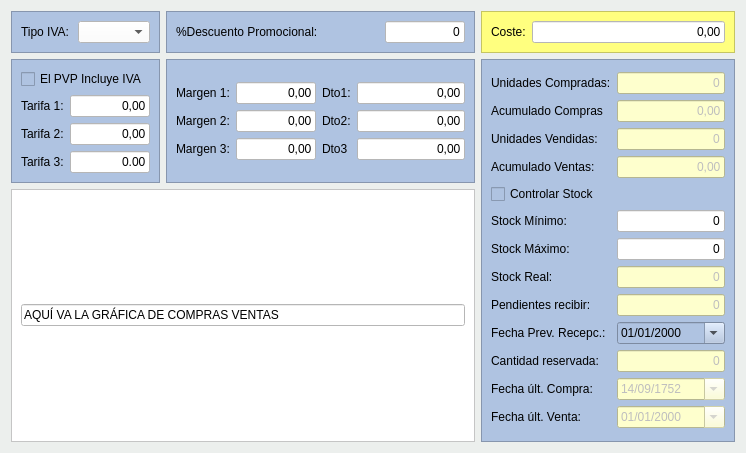
        <widget class="QWidget" name="tab_4">
         <property name="styleSheet">
          <string notr="true">background-color: #ecefed;</string>
         </property>
         <attribute name="title">
          <string>Tarifas/Almacén</string>
         </attribute>
         <layout class="QGridLayout" name="gridLayout_16">
          <item row="0" column="1">
           <widget class="QFrame" name="frame_5">
            <property name="styleSheet">
             <string notr="true">background-color: rgb(175,195,225);</string>
            </property>
            <property name="frameShape">
             <enum>QFrame::StyledPanel</enum>
            </property>
            <property name="frameShadow">
             <enum>QFrame::Raised</enum>
            </property>
            <layout class="QHBoxLayout" name="horizontalLayout_9">
             <item>
              <layout class="QHBoxLayout" name="horizontalLayout_2">
               <item>
                <widget class="QLabel" name="label_20">
                 <property name="text">
                  <string>%Descuento Promocional:</string>
                 </property>
                </widget>
               </item>
               <item>
                <widget class="QLineEdit" name="txtrDto">
                 <property name="maximumSize">
                  <size>
                   <width>80</width>
                   <height>16777215</height>
                  </size>
                 </property>
                 <property name="styleSheet">
                  <string notr="true">background-color: rgb(255, 255, 255);</string>
                 </property>
                 <property name="text">
                  <string>0</string>
                 </property>
                 <property name="alignment">
                  <set>Qt::AlignRight|Qt::AlignTrailing|Qt::AlignVCenter</set>
                 </property>
                </widget>
               </item>
              </layout>
             </item>
            </layout>
           </widget>
          </item>
          <item row="0" column="2">
           <widget class="QFrame" name="frame_7">
            <property name="minimumSize">
             <size>
              <width>233</width>
              <height>0</height>
             </size>
            </property>
            <property name="maximumSize">
             <size>
              <width>16777215</width>
              <height>60</height>
             </size>
            </property>
            <property name="autoFillBackground">
             <bool>false</bool>
            </property>
            <property name="styleSheet">
             <string notr="true">
background-color: rgb(255, 255, 127);</string>
            </property>
            <property name="frameShape">
             <enum>QFrame::StyledPanel</enum>
            </property>
            <property name="frameShadow">
             <enum>QFrame::Raised</enum>
            </property>
            <layout class="QHBoxLayout" name="horizontalLayout_8">
             <item>
              <widget class="QLabel" name="label_14">
               <property name="autoFillBackground">
                <bool>false</bool>
               </property>
               <property name="styleSheet">
                <string notr="true"/>
               </property>
               <property name="text">
                <string>Coste:</string>
               </property>
              </widget>
             </item>
             <item>
              <widget class="QLineEdit" name="txtrCoste">
               <property name="styleSheet">
                <string notr="true">background-color: rgb(255, 255, 255);</string>
               </property>
               <property name="text">
                <string>0,00</string>
               </property>
               <property name="alignment">
                <set>Qt::AlignRight|Qt::AlignTrailing|Qt::AlignVCenter</set>
               </property>
              </widget>
             </item>
            </layout>
           </widget>
          </item>
          <item row="1" column="0">
           <widget class="QFrame" name="frame_6">
            <property name="styleSheet">
             <string notr="true">background-color: rgb(175,195,225);</string>
            </property>
            <property name="frameShape">
             <enum>QFrame::StyledPanel</enum>
            </property>
            <property name="frameShadow">
             <enum>QFrame::Raised</enum>
            </property>
            <layout class="QGridLayout" name="gridLayout_18">
             <item row="0" column="0">
              <layout class="QGridLayout" name="gridLayout">
               <item row="1" column="0">
                <widget class="QLabel" name="label_21">
                 <property name="text">
                  <string>Tarifa 1:</string>
                 </property>
                </widget>
               </item>
               <item row="1" column="1">
                <widget class="QLineEdit" name="txtrTarifa1_2">
                 <property name="maximumSize">
                  <size>
                   <width>80</width>
                   <height>16777215</height>
                  </size>
                 </property>
                 <property name="styleSheet">
                  <string notr="true">background-color: rgb(255, 255, 255);</string>
                 </property>
                 <property name="text">
                  <string>0,00</string>
                 </property>
                 <property name="alignment">
                  <set>Qt::AlignRight|Qt::AlignTrailing|Qt::AlignVCenter</set>
                 </property>
                </widget>
               </item>
               <item row="2" column="0">
                <widget class="QLabel" name="label_22">
                 <property name="text">
                  <string>Tarifa 2:</string>
                 </property>
                </widget>
               </item>
               <item row="2" column="1">
                <widget class="QLineEdit" name="txtrTarifa2">
                 <property name="maximumSize">
                  <size>
                   <width>80</width>
                   <height>16777215</height>
                  </size>
                 </property>
                 <property name="styleSheet">
                  <string notr="true">background-color: rgb(255, 255, 255);</string>
                 </property>
                 <property name="text">
                  <string>0,00</string>
                 </property>
                 <property name="alignment">
                  <set>Qt::AlignRight|Qt::AlignTrailing|Qt::AlignVCenter</set>
                 </property>
                </widget>
               </item>
               <item row="3" column="0">
                <widget class="QLabel" name="label_23">
                 <property name="text">
                  <string>Tarifa 3:</string>
                 </property>
                </widget>
               </item>
               <item row="3" column="1">
                <widget class="QLineEdit" name="txtrTarifa3">
                 <property name="maximumSize">
                  <size>
                   <width>80</width>
                   <height>16777215</height>
                  </size>
                 </property>
                 <property name="styleSheet">
                  <string notr="true">background-color: rgb(255, 255, 255);</string>
                 </property>
                 <property name="text">
                  <string>0.00</string>
                 </property>
                 <property name="alignment">
                  <set>Qt::AlignRight|Qt::AlignTrailing|Qt::AlignVCenter</set>
                 </property>
                </widget>
               </item>
               <item row="0" column="0" colspan="2">
                <widget class="QCheckBox" name="chklPvpIncluyeIva">
                 <property name="toolTip">
                  <string>Marcar si el PVP lleva el IVA incluido.</string>
                 </property>
                 <property name="text">
                  <string>El PVP Incluye IVA</string>
                 </property>
                </widget>
               </item>
              </layout>
             </item>
            </layout>
           </widget>
          </item>
          <item row="1" column="1">
           <widget class="QFrame" name="frame_8">
            <property name="styleSheet">
             <string notr="true">background-color: rgb(175,195,225);</string>
            </property>
            <property name="frameShape">
             <enum>QFrame::StyledPanel</enum>
            </property>
            <property name="frameShadow">
             <enum>QFrame::Raised</enum>
            </property>
            <layout class="QGridLayout" name="gridLayout_17">
             <item row="0" column="0">
              <layout class="QGridLayout" name="gridLayout_2">
               <item row="0" column="0">
                <widget class="QLabel" name="label_24">
                 <property name="text">
                  <string>Margen 1:</string>
                 </property>
                </widget>
               </item>
               <item row="0" column="1">
                <widget class="QLineEdit" name="txtnMargen1">
                 <property name="maximumSize">
                  <size>
                   <width>80</width>
                   <height>16777215</height>
                  </size>
                 </property>
                 <property name="styleSheet">
                  <string notr="true">background-color: rgb(255, 255, 255);
background-color: rgb(255, 255, 255);</string>
                 </property>
                 <property name="text">
                  <string>0,00</string>
                 </property>
                 <property name="alignment">
                  <set>Qt::AlignRight|Qt::AlignTrailing|Qt::AlignVCenter</set>
                 </property>
                </widget>
               </item>
               <item row="1" column="0">
                <widget class="QLabel" name="label_25">
                 <property name="text">
                  <string>Margen 2:</string>
                 </property>
                </widget>
               </item>
               <item row="1" column="1">
                <widget class="QLineEdit" name="txtnMargen2">
                 <property name="maximumSize">
                  <size>
                   <width>80</width>
                   <height>16777215</height>
                  </size>
                 </property>
                 <property name="styleSheet">
                  <string notr="true">background-color: rgb(255, 255, 255);</string>
                 </property>
                 <property name="text">
                  <string>0,00</string>
                 </property>
                 <property name="alignment">
                  <set>Qt::AlignRight|Qt::AlignTrailing|Qt::AlignVCenter</set>
                 </property>
                </widget>
               </item>
               <item row="2" column="0">
                <widget class="QLabel" name="label_26">
                 <property name="text">
                  <string>Margen 3:</string>
                 </property>
                </widget>
               </item>
               <item row="2" column="1">
                <widget class="QLineEdit" name="txtnMargen3">
                 <property name="maximumSize">
                  <size>
                   <width>80</width>
                   <height>16777215</height>
                  </size>
                 </property>
                 <property name="styleSheet">
                  <string notr="true">background-color: rgb(255, 255, 255);</string>
                 </property>
                 <property name="text">
                  <string>0,00</string>
                 </property>
                 <property name="alignment">
                  <set>Qt::AlignRight|Qt::AlignTrailing|Qt::AlignVCenter</set>
                 </property>
                </widget>
               </item>
               <item row="0" column="3">
                <widget class="QLineEdit" name="txtnDtoProveedor">
                 <property name="styleSheet">
                  <string notr="true">background-color: rgb(255, 255, 255);</string>
                 </property>
                 <property name="text">
                  <string>0,00</string>
                 </property>
                 <property name="alignment">
                  <set>Qt::AlignRight|Qt::AlignTrailing|Qt::AlignVCenter</set>
                 </property>
                </widget>
               </item>
               <item row="2" column="3">
                <widget class="QLineEdit" name="txtnDtoProveedor3">
                 <property name="styleSheet">
                  <string notr="true">background-color: rgb(255, 255, 255);</string>
                 </property>
                 <property name="text">
                  <string>0,00</string>
                 </property>
                 <property name="alignment">
                  <set>Qt::AlignRight|Qt::AlignTrailing|Qt::AlignVCenter</set>
                 </property>
                </widget>
               </item>
               <item row="1" column="3">
                <widget class="QLineEdit" name="txtnDtoProveedor2">
                 <property name="styleSheet">
                  <string notr="true">background-color: rgb(255, 255, 255);</string>
                 </property>
                 <property name="text">
                  <string>0,00</string>
                 </property>
                 <property name="alignment">
                  <set>Qt::AlignRight|Qt::AlignTrailing|Qt::AlignVCenter</set>
                 </property>
                </widget>
               </item>
               <item row="0" column="2">
                <widget class="QLabel" name="label_27">
                 <property name="text">
                  <string>Dto1:</string>
                 </property>
                </widget>
               </item>
               <item row="1" column="2">
                <widget class="QLabel" name="label_35">
                 <property name="text">
                  <string>Dto2:</string>
                 </property>
                </widget>
               </item>
               <item row="2" column="2">
                <widget class="QLabel" name="label_36">
                 <property name="text">
                  <string>Dto3</string>
                 </property>
                </widget>
               </item>
              </layout>
             </item>
            </layout>
           </widget>
          </item>
          <item row="1" column="2" rowspan="2">
           <widget class="QFrame" name="frame_9">
            <property name="styleSheet">
             <string notr="true">background-color: rgb(175,195,225);</string>
            </property>
            <property name="frameShape">
             <enum>QFrame::StyledPanel</enum>
            </property>
            <property name="frameShadow">
             <enum>QFrame::Raised</enum>
            </property>
            <layout class="QGridLayout" name="gridLayout_7">
             <item row="0" column="0">
              <layout class="QGridLayout" name="gridLayout_3">
               <item row="8" column="1">
                <widget class="QLineEdit" name="txtnCantidadPendienteRecibir">
                 <property name="enabled">
                  <bool>false</bool>
                 </property>
                 <property name="styleSheet">
                  <string>background-color: rgb(254, 255, 205);
color: rbg(0,0,0);</string>
                 </property>
                 <property name="text">
                  <string>0</string>
                 </property>
                 <property name="alignment">
                  <set>Qt::AlignRight|Qt::AlignTrailing|Qt::AlignVCenter</set>
                 </property>
                </widget>
               </item>
               <item row="5" column="0">
                <widget class="QLabel" name="label_30">
                 <property name="autoFillBackground">
                  <bool>false</bool>
                 </property>
                 <property name="text">
                  <string>Stock Mínimo:</string>
                 </property>
                </widget>
               </item>
               <item row="0" column="0">
                <widget class="QLabel" name="label_28">
                 <property name="text">
                  <string>Unidades Compradas:</string>
                 </property>
                </widget>
               </item>
               <item row="0" column="1">
                <widget class="QLineEdit" name="txtnUnidadesCompradas">
                 <property name="enabled">
                  <bool>false</bool>
                 </property>
                 <property name="styleSheet">
                  <string notr="true">background-color: rgb(254, 255, 205);
color: rbg(0,0,0);</string>
                 </property>
                 <property name="text">
                  <string>0</string>
                 </property>
                 <property name="alignment">
                  <set>Qt::AlignRight|Qt::AlignTrailing|Qt::AlignVCenter</set>
                 </property>
                </widget>
               </item>
               <item row="2" column="0">
                <widget class="QLabel" name="label_29">
                 <property name="text">
                  <string>Unidades Vendidas:</string>
                 </property>
                </widget>
               </item>
               <item row="2" column="1">
                <widget class="QLineEdit" name="txtnUnidadesVendidas">
                 <property name="enabled">
                  <bool>false</bool>
                 </property>
                 <property name="styleSheet">
                  <string notr="true">background-color: rgb(254, 255, 205);
color: rbg(0,0,0);</string>
                 </property>
                 <property name="text">
                  <string>0</string>
                 </property>
                 <property name="alignment">
                  <set>Qt::AlignRight|Qt::AlignTrailing|Qt::AlignVCenter</set>
                 </property>
                </widget>
               </item>
               <item row="5" column="1">
                <widget class="QLineEdit" name="txtnStockMinimo">
                 <property name="styleSheet">
                  <string notr="true">background-color: rgb(255, 255, 255);</string>
                 </property>
                 <property name="text">
                  <string>0</string>
                 </property>
                 <property name="alignment">
                  <set>Qt::AlignRight|Qt::AlignTrailing|Qt::AlignVCenter</set>
                 </property>
                </widget>
               </item>
               <item row="6" column="0">
                <widget class="QLabel" name="label_31">
                 <property name="text">
                  <string>Stock Máximo:</string>
                 </property>
                </widget>
               </item>
               <item row="6" column="1">
                <widget class="QLineEdit" name="txtnStockMaximo">
                 <property name="styleSheet">
                  <string notr="true">background-color: rgb(255, 255, 255);</string>
                 </property>
                 <property name="text">
                  <string>0</string>
                 </property>
                 <property name="alignment">
                  <set>Qt::AlignRight|Qt::AlignTrailing|Qt::AlignVCenter</set>
                 </property>
                </widget>
               </item>
               <item row="7" column="0">
                <widget class="QLabel" name="label_32">
                 <property name="text">
                  <string>Stock Real:</string>
                 </property>
                </widget>
               </item>
               <item row="7" column="1">
                <widget class="QLineEdit" name="txtnStockReal_2">
                 <property name="enabled">
                  <bool>false</bool>
                 </property>
                 <property name="styleSheet">
                  <string notr="true">background-color: rgb(254, 255, 205);
color: rbg(0,0,0);</string>
                 </property>
                 <property name="text">
                  <string>0</string>
                 </property>
                 <property name="alignment">
                  <set>Qt::AlignRight|Qt::AlignTrailing|Qt::AlignVCenter</set>
                 </property>
                </widget>
               </item>
               <item row="11" column="0">
                <widget class="QLabel" name="label_33">
                 <property name="text">
                  <string>Fecha últ. Compra:</string>
                 </property>
                </widget>
               </item>
               <item row="11" column="1">
                <widget class="QDateEdit" name="txtdFechaUltimaCompra">
                 <property name="enabled">
                  <bool>false</bool>
                 </property>
                 <property name="styleSheet">
                  <string notr="true">background-color: rgb(254, 255, 205);
color: rbg(0,0,0);</string>
                 </property>
                 <property name="displayFormat">
                  <string>dd/MM/yyyy</string>
                 </property>
                 <property name="calendarPopup">
                  <bool>true</bool>
                 </property>
                 <property name="date">
                  <date>
                   <year>1752</year>
                   <month>9</month>
                   <day>14</day>
                  </date>
                 </property>
                </widget>
               </item>
               <item row="12" column="0">
                <widget class="QLabel" name="label_34">
                 <property name="text">
                  <string>Fecha últ. Venta:</string>
                 </property>
                </widget>
               </item>
               <item row="12" column="1">
                <widget class="QDateEdit" name="txtdFechaUltimaVenta">
                 <property name="enabled">
                  <bool>false</bool>
                 </property>
                 <property name="styleSheet">
                  <string notr="true">background-color: rgb(254, 255, 205);
color: rbg(0,0,0);</string>
                 </property>
                 <property name="displayFormat">
                  <string>dd/MM/yyyy</string>
                 </property>
                 <property name="calendarPopup">
                  <bool>true</bool>
                 </property>
                </widget>
               </item>
               <item row="4" column="0" colspan="2">
                <widget class="QCheckBox" name="chklControlarStock">
                 <property name="autoFillBackground">
                  <bool>false</bool>
                 </property>
                 <property name="styleSheet">
                  <string notr="true"/>
                 </property>
                 <property name="text">
                  <string>Controlar Stock</string>
                 </property>
                </widget>
               </item>
               <item row="1" column="1">
                <widget class="QLineEdit" name="txtrAcumuladoCompras">
                 <property name="enabled">
                  <bool>false</bool>
                 </property>
                 <property name="styleSheet">
                  <string>background-color: rgb(254, 255, 205);
color: rbg(0,0,0);</string>
                 </property>
                 <property name="text">
                  <string>0,00</string>
                 </property>
                 <property name="alignment">
                  <set>Qt::AlignRight|Qt::AlignTrailing|Qt::AlignVCenter</set>
                 </property>
                </widget>
               </item>
               <item row="3" column="1">
                <widget class="QLineEdit" name="txtrAcumuladoVentas">
                 <property name="enabled">
                  <bool>false</bool>
                 </property>
                 <property name="styleSheet">
                  <string>background-color: rgb(254, 255, 205);
color: rbg(0,0,0);</string>
                 </property>
                 <property name="text">
                  <string>0,00</string>
                 </property>
                 <property name="alignment">
                  <set>Qt::AlignRight|Qt::AlignTrailing|Qt::AlignVCenter</set>
                 </property>
                </widget>
               </item>
               <item row="1" column="0">
                <widget class="QLabel" name="label_42">
                 <property name="text">
                  <string>Acumulado Compras</string>
                 </property>
                </widget>
               </item>
               <item row="3" column="0">
                <widget class="QLabel" name="label_43">
                 <property name="text">
                  <string>Acumulado Ventas:</string>
                 </property>
                </widget>
               </item>
               <item row="8" column="0">
                <widget class="QLabel" name="label_44">
                 <property name="text">
                  <string>Pendientes recibir:</string>
                 </property>
                </widget>
               </item>
               <item row="9" column="0">
                <widget class="QLabel" name="lblFechaPrevistaRecepcion">
                 <property name="text">
                  <string>Fecha Prev. Recepc.:</string>
                 </property>
                </widget>
               </item>
               <item row="9" column="1">
                <widget class="QDateEdit" name="txtdFechaPrevistaRecepcion">
                 <property name="maximumDateTime">
                  <datetime>
                   <hour>23</hour>
                   <minute>59</minute>
                   <second>59</second>
                   <year>7999</year>
                   <month>12</month>
                   <day>31</day>
                  </datetime>
                 </property>
                 <property name="displayFormat">
                  <string>dd/MM/yyyy</string>
                 </property>
                 <property name="calendarPopup">
                  <bool>true</bool>
                 </property>
                </widget>
               </item>
               <item row="10" column="1">
                <widget class="QLineEdit" name="txtnReservados">
                 <property name="enabled">
                  <bool>false</bool>
                 </property>
                 <property name="styleSheet">
                  <string>background-color: rgb(254, 255, 205);
color: rbg(0,0,0);</string>
                 </property>
                 <property name="text">
                  <string>0</string>
                 </property>
                 <property name="alignment">
                  <set>Qt::AlignRight|Qt::AlignTrailing|Qt::AlignVCenter</set>
                 </property>
                </widget>
               </item>
               <item row="10" column="0">
                <widget class="QLabel" name="label_45">
                 <property name="text">
                  <string>Cantidad reservada:</string>
                 </property>
                </widget>
               </item>
              </layout>
             </item>
            </layout>
           </widget>
          </item>
          <item row="2" column="0" colspan="2">
           <widget class="QFrame" name="frame_15">
            <property name="minimumSize">
             <size>
              <width>0</width>
              <height>253</height>
             </size>
            </property>
            <property name="styleSheet">
             <string notr="true">background-color: rgb(255, 255, 255);</string>
            </property>
            <property name="frameShape">
             <enum>QFrame::StyledPanel</enum>
            </property>
            <property name="frameShadow">
             <enum>QFrame::Raised</enum>
            </property>
            <layout class="QGridLayout" name="gridLayout_4">
             <item row="0" column="0">
              <widget class="QLineEdit" name="lineEdit_16">
               <property name="text">
                <string>AQUÍ VA LA GRÁFICA DE COMPRAS VENTAS</string>
               </property>
              </widget>
             </item>
            </layout>
           </widget>
          </item>
          <item row="0" column="0">
           <widget class="QFrame" name="frame_4">
            <property name="styleSheet">
             <string notr="true">background-color: rgb(175,195,225);</string>
            </property>
            <property name="frameShape">
             <enum>QFrame::StyledPanel</enum>
            </property>
            <property name="frameShadow">
             <enum>QFrame::Raised</enum>
            </property>
            <layout class="QHBoxLayout" name="horizontalLayout_10">
             <item>
              <layout class="QHBoxLayout" name="horizontalLayout">
               <item>
                <widget class="QLabel" name="label_19">
                 <property name="text">
                  <string>Tipo IVA:</string>
                 </property>
                </widget>
               </item>
               <item>
                <widget class="QComboBox" name="cboTipoIVA">
                 <property name="styleSheet">
                  <string notr="true">background-color: rgb(255, 255, 255);</string>
                 </property>
                </widget>
               </item>
              </layout>
             </item>
            </layout>
           </widget>
          </item>
         </layout>
        </widget>
